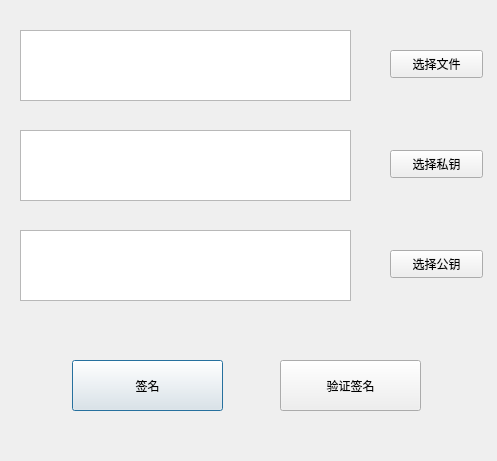
<?xml version="1.0" encoding="UTF-8"?>
<ui version="4.0">
 <class>Dialog</class>
 <widget class="QDialog" name="Dialog">
  <property name="geometry">
   <rect>
    <x>0</x>
    <y>0</y>
    <width>497</width>
    <height>461</height>
   </rect>
  </property>
  <property name="windowTitle">
   <string>Dialog</string>
  </property>
  <widget class="QTextEdit" name="textEdit">
   <property name="geometry">
    <rect>
     <x>20</x>
     <y>30</y>
     <width>331</width>
     <height>71</height>
    </rect>
   </property>
   <property name="html">
    <string>&lt;!DOCTYPE HTML PUBLIC &quot;-//W3C//DTD HTML 4.0//EN&quot; &quot;http://www.w3.org/TR/REC-html40/strict.dtd&quot;&gt;
&lt;html&gt;&lt;head&gt;&lt;meta name=&quot;qrichtext&quot; content=&quot;1&quot; /&gt;&lt;style type=&quot;text/css&quot;&gt;
p, li { white-space: pre-wrap; }
&lt;/style&gt;&lt;/head&gt;&lt;body style=&quot; font-family:'SimSun'; font-size:9pt; font-weight:400; font-style:normal;&quot;&gt;
&lt;p style=&quot;-qt-paragraph-type:empty; margin-top:0px; margin-bottom:0px; margin-left:0px; margin-right:0px; -qt-block-indent:0; text-indent:0px;&quot;&gt;&lt;br /&gt;&lt;/p&gt;&lt;/body&gt;&lt;/html&gt;</string>
   </property>
  </widget>
  <widget class="QPushButton" name="signature">
   <property name="geometry">
    <rect>
     <x>72</x>
     <y>360</y>
     <width>151</width>
     <height>51</height>
    </rect>
   </property>
   <property name="text">
    <string>签名</string>
   </property>
  </widget>
  <widget class="QPushButton" name="verify">
   <property name="geometry">
    <rect>
     <x>280</x>
     <y>360</y>
     <width>141</width>
     <height>51</height>
    </rect>
   </property>
   <property name="text">
    <string>验证签名</string>
   </property>
  </widget>
  <widget class="QPushButton" name="Choose_File">
   <property name="geometry">
    <rect>
     <x>390</x>
     <y>50</y>
     <width>93</width>
     <height>28</height>
    </rect>
   </property>
   <property name="text">
    <string>选择文件</string>
   </property>
  </widget>
  <widget class="QTextEdit" name="textEdit_2">
   <property name="geometry">
    <rect>
     <x>20</x>
     <y>130</y>
     <width>331</width>
     <height>71</height>
    </rect>
   </property>
  </widget>
  <widget class="QTextEdit" name="textEdit_3">
   <property name="geometry">
    <rect>
     <x>20</x>
     <y>230</y>
     <width>331</width>
     <height>71</height>
    </rect>
   </property>
  </widget>
  <widget class="QPushButton" name="choose_private_key_btn">
   <property name="geometry">
    <rect>
     <x>390</x>
     <y>150</y>
     <width>93</width>
     <height>28</height>
    </rect>
   </property>
   <property name="text">
    <string>选择私钥</string>
   </property>
  </widget>
  <widget class="QPushButton" name="choose_public_key_btn">
   <property name="geometry">
    <rect>
     <x>390</x>
     <y>250</y>
     <width>93</width>
     <height>28</height>
    </rect>
   </property>
   <property name="text">
    <string>选择公钥</string>
   </property>
  </widget>
 </widget>
 <resources/>
 <connections/>
</ui>
